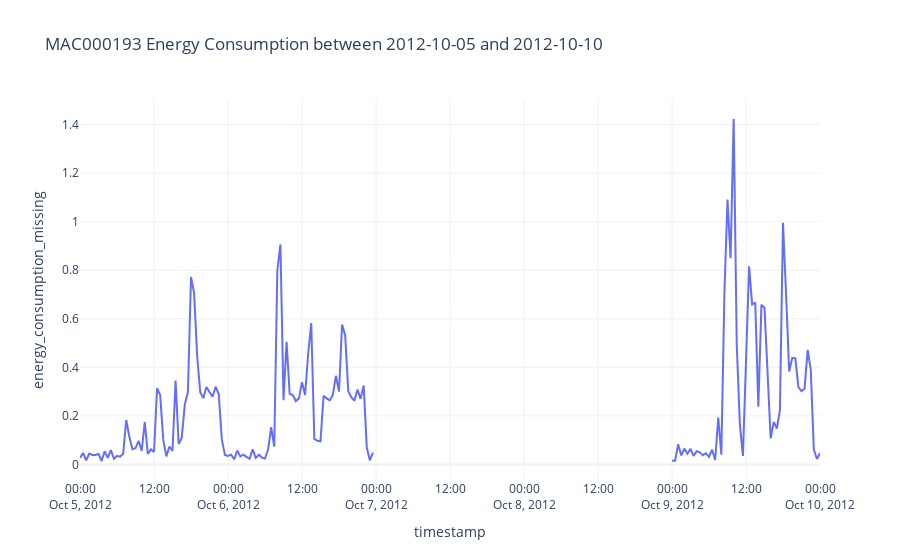

The cell this chart's notebook holds for it:
### Code cell
vis_window = slice(pd.to_datetime(window.start) - pd.Timedelta(days=2), pd.to_datetime(window.stop) + pd.Timedelta(days=2))
import plotly.express as px
fig = px.line(ts_df[vis_window], y="energy_consumption_missing", title=f"MAC000193 Energy Consumption between {vis_window.start.strftime('%Y-%m-%d')} and {vis_window.stop.strftime('%Y-%m-%d')}")
fig.show()

### Figure 1 — Plotly figure (JSON) as saved in the notebook; plotly's stock layout.template omitted (floating-point values rounded to 4 significant figures; data arrays with more than 128 entries replaced by an {"elided": "..."} marker saying what was removed)
{"data": [{"hovertemplate": "timestamp=%{x}<br>energy_consumption_missing=%{y}<extra></extra>", "legendgroup": "", "line": {"color": "#636efa", "dash": "solid"}, "marker": {"symbol": "circle"}, "mode": "lines", "name": "", "orientation": "v", "showlegend": false, "type": "scatter", "x": {"elided": "241 str values"}, "xaxis": "x", "y": {"elided": "241 float values"}, "yaxis": "y"}], "layout": {"legend": {"tracegroupgap": 0}, "title": {"text": "MAC000193 Energy Consumption between 2012-10-05 and 2012-10-10"}, "xaxis": {"anchor": "y", "domain": [0, 1], "title": {"text": "timestamp"}}, "yaxis": {"anchor": "x", "domain": [0, 1], "title": {"text": "energy_consumption_missing"}}}}
